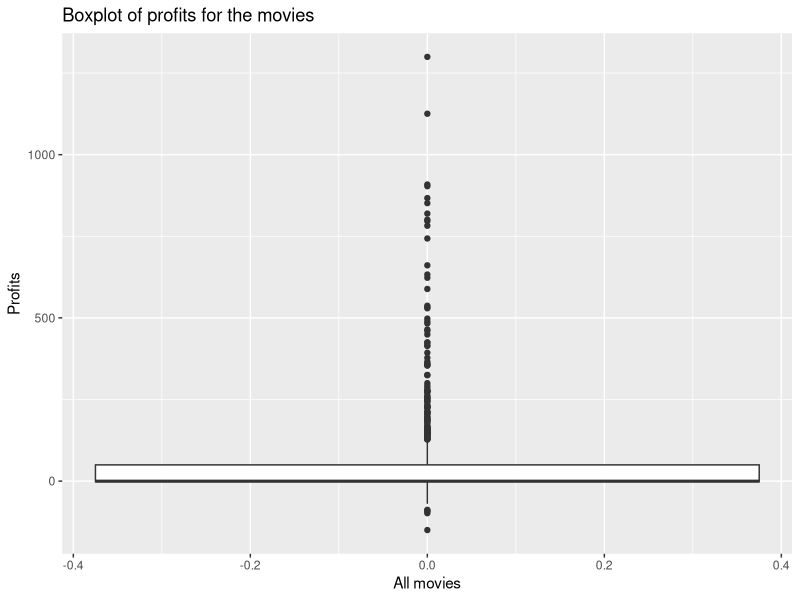
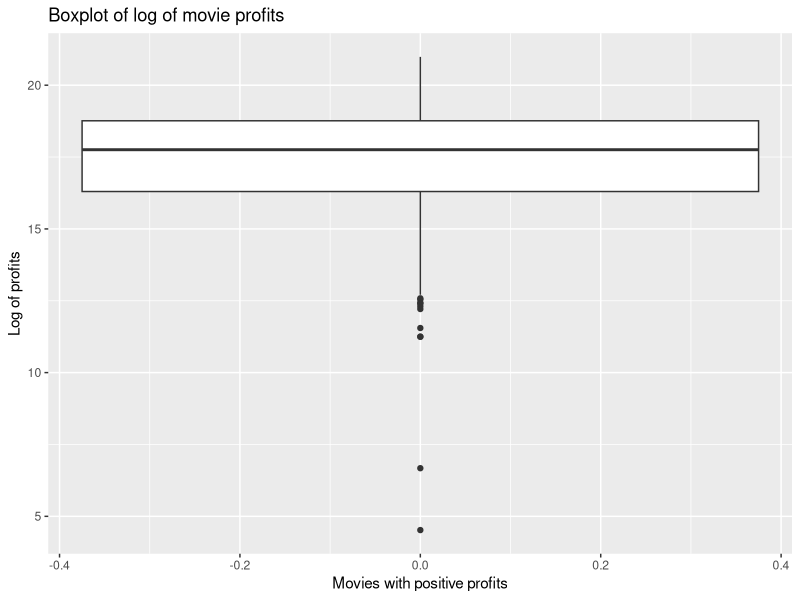
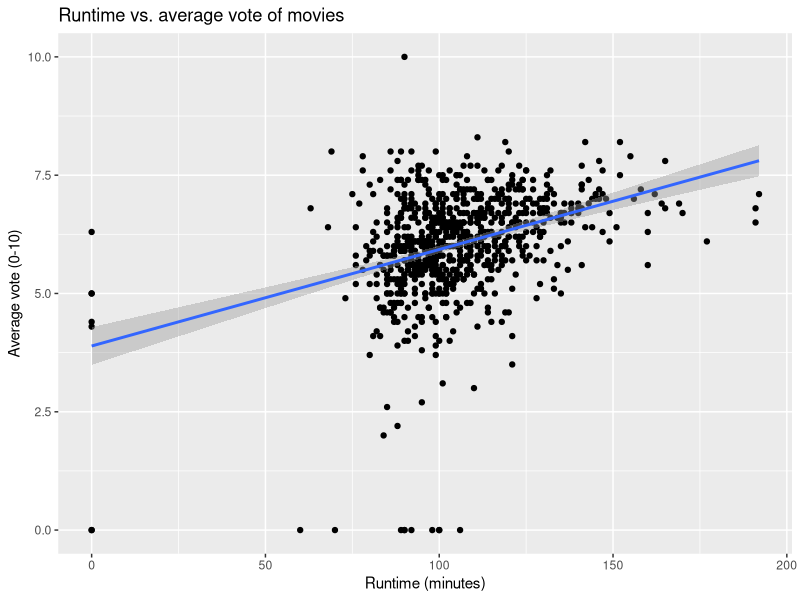
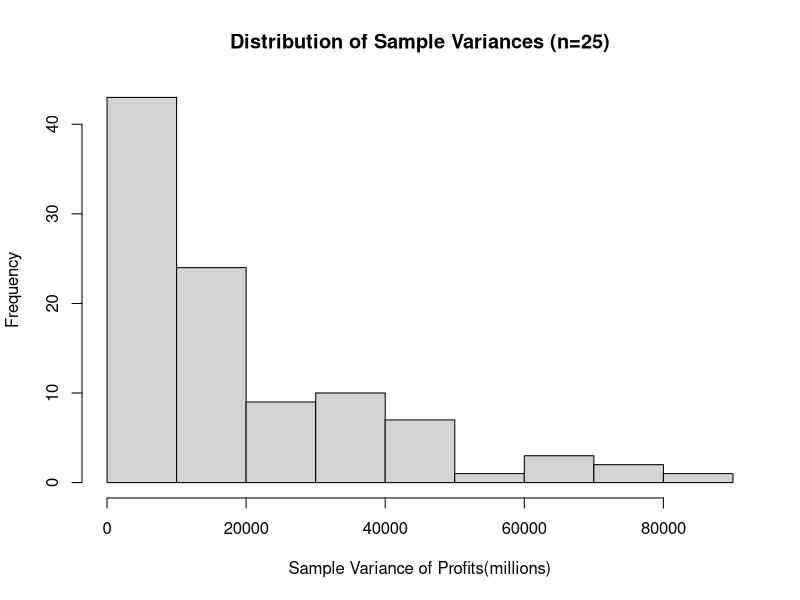
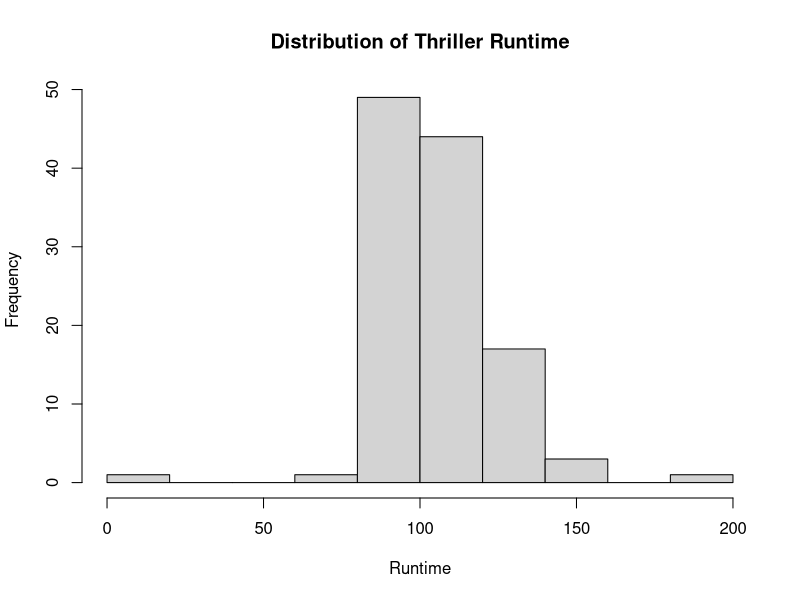
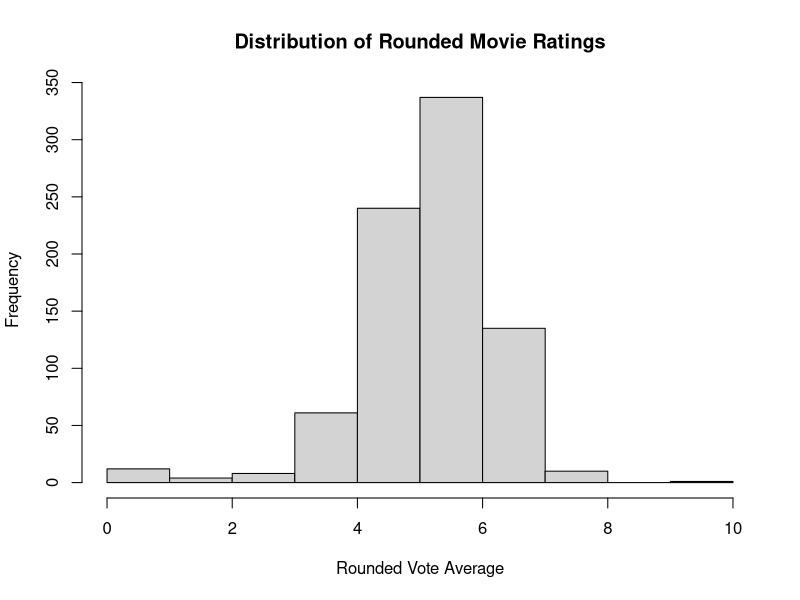
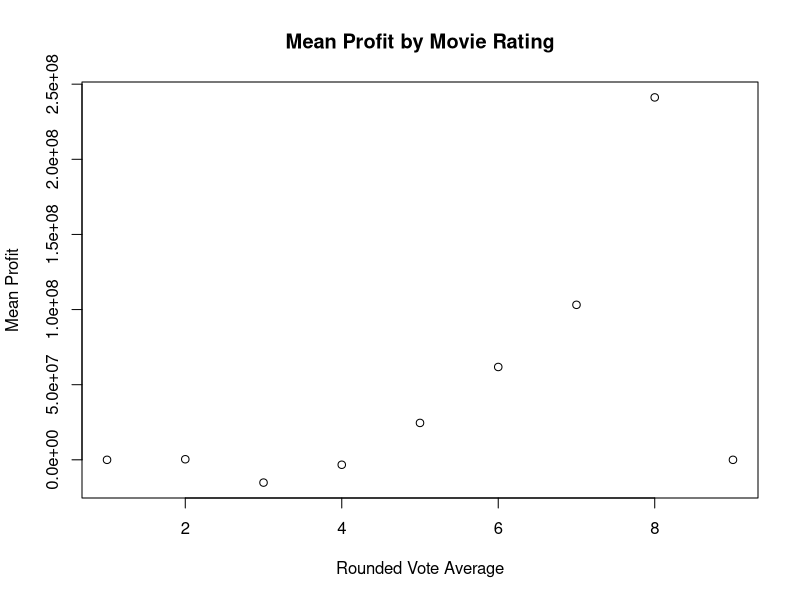
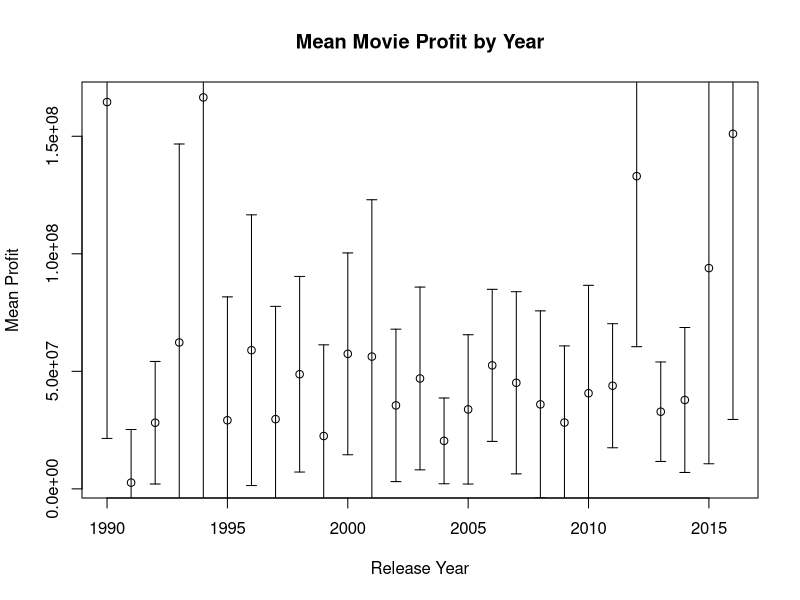

Source code (R) for these figures, in order:
## ---- chunk 1
knitr::opts_chunk$set(echo = TRUE)
library(jsonlite)
library(dplyr)
library(tidyverse)
library(ggplot2)

movies<-read_tsv("movies4.tsv")

## ---- chunk 2

movies <- read.csv("movies4.tsv", sep = "\t")
dim(movies)
length(unique(movies$title))

## ---- chunk 3

str(movies)

## ---- chunk 4

moviesprofits<-movies$revenue - movies$budget
summary(moviesprofits)


## ---- chunk 5

movieprofits<-movies$revenue-movies$budget

movies$title[movieprofits == max(movieprofits)]
max(movieprofits)

movies$title[movieprofits == min(movieprofits)]
min(movieprofits)

## ---- chunk 6

movies$profits<-moviesprofits
ggplot(movies, aes(y = profits / 1000000)) + 
  geom_boxplot() + 
  labs(title = "Boxplot of profits for the movies",
       x = "All movies" , y = "Profits")
quantile(moviesprofits)

## ---- chunk 7

movieslogprofits<-log(moviesprofits)
mean(movieslogprofits)

## ---- chunk 8

movieslogprofits[moviesprofits <= 0] <- NA
mean(movieslogprofits, na.rm = TRUE)

movies$log_profits<-movieslogprofits
ggplot(movies, aes( y = log_profits)) + 
  geom_boxplot() + 
  labs(title = "Boxplot of log of movie profits",
       x = "Movies with positive profits", y = "Log of profits")

## ---- chunk 9

ggplot(movies, aes(x = runtime, y = vote_average)) + 
  geom_point() + 
  geom_smooth(method = "lm") + 
  labs(title = "Runtime vs. average vote of movies",
       x = "Runtime (minutes)", y = "Average vote (0-10)")
cor(movies$runtime,movies$vote_average)

## ---- chunk 10

top_actor_summary <- movies %>%
  filter(!is.na(first_actor)) %>%
  count(first_actor, sort = TRUE)

top_actor_name <- top_actor_summary$first_actor[1]

## ---- chunk 11

avg_bruce<- movies %>% 
  filter(first_actor=="Bruce Willis" & revenue > 0) %>% 
  summarise( avg_rev = mean(revenue), na.rm=T) %>% 
  pull(avg_rev)

avg_rev_ovr<-mean(movies$revenue, na.rm=T)

## ---- chunk 12

bruce_stats <- movies %>%
  filter(first_actor == "Bruce Willis" & revenue > 0 & !is.na(revenue)) %>%
  summarise(
    sample_size = n(),
    mean_revenue = mean(revenue),
    sd_revenue = sd(revenue))

print(bruce_stats)

## ---- chunk 13

movies<- movies %>% 
  mutate( profit = (revenue - budget) / 1000000)

pop_var_profit<- var(movies$profit, na.rm=T) * ((nrow(movies)-1)/nrow(movies))

## ---- chunk 14

set.seed(9849)

movies_sample <- movies %>%
  filter(!is.na(profit)) %>%
  slice_sample(n = 25)

sample_var_profit <- var(movies_sample$profit)

## ---- chunk 15

set.seed(9849)

n_simulations <- 100
sample_vars <- numeric(n_simulations)

for (i in 1:n_simulations) {
  current_sample <- movies %>% slice_sample(n = 25)
  sample_vars[i] <- var(current_sample$profit)
}

head(sample_vars)

## ---- chunk 16

mean_sample_vars<-mean(sample_vars)
sd_sample_vars<-sd(sample_vars)

hist(sample_vars,
     main="Distribution of Sample Variances (n=25)",
     xlab="Sample Variance of Profits(millions)"
     )

## ---- chunk 17

thriller<-movies%>% 
  filter(genre=="Thriller")

t1<-t.test(thriller$runtime,conf.level=0.99)

print (t1$conf.int)

## ---- chunk 18

mean_runtime<-mean(thriller$runtime)
sigma<-sd(thriller$runtime)
n<-length(thriller$runtime)

z_a2<-qnorm(0.995)
error<-z_a2*sigma/sqrt(n)

LOW<-mean_runtime-error
UP<-mean_runtime+error

print(c(LOW,UP))

## ---- chunk 19

s2<-var(thriller$runtime)
h0<-500
df<-length(thriller$runtime)-1
chisq<-df*s2/h0

chi_low<-qchisq(0.025,df)
chi_high<-qchisq(0.975,df)

print(chisq)
print(c(chi_low,chi_high))

## ---- chunk 20

hist(thriller$runtime,
     main="Distribution of Thriller Runtime",
     xlab="Runtime")

## ---- chunk 21

 movies<-movies%>%
  mutate(vote_average_rounded=floor(vote_average))

hist(movies$vote_average_rounded,
     main="Distribution of Rounded Movie Ratings",
     xlab="Rounded Vote Average")

## ---- chunk 22

movies<-movies%>%
  mutate(profit=(revenue-budget))

mean_profits<-tapply(movies$profit,
                     movies$vote_average_rounded,mean,na.rm=TRUE)
print(mean_profits)

plot(mean_profits,
     main="Mean Profit by Movie Rating",
     xlab="Rounded Vote Average",
     ylab="Mean Profit")

## ---- chunk 23

mean_profits<-tapply(movies$profit,
                     movies$release_year,
                     mean,
                     na.rm=TRUE)
years<-sort(unique(movies$release_year))

lower<-c()
upper<-c()
for(i in 1:length(years)){
  profits<-movies$profit[movies$release_year==years[i]]
  profits<-profits[!is.na(profits)]
  t1<-t.test(profits)
  lower[i]<-t1$conf.int[1]
  upper[i]<-t1$conf.int[2]
}

plot(years,
     mean_profits,
     main="Mean Movie Profit by Year",
     xlab="Release Year",
     ylab="Mean Profit")

arrows(years,lower,
       years,upper,
       angle=90,
       code=3,
       length=0.05)

## ---- chunk 24
movies$profit<-movies$revenue - movies$budget
model1<-lm(profit~budget, data=movies)
summary(model1)

## ---- chunk 25
coef(model1)

## ---- chunk 26
pt(23.75, df=806)

## ---- chunk 27
movies$log_budget <- ifelse(movies$budget == 0, NA, log(movies$budget))
movies$log_profit <- ifelse(movies$revenue == 0 | movies$budget == 0, NA, log(movies$profit))
model2 <- lm(log_profit ~ log_budget, data = movies)
summary(model2)


## ---- chunk 28
coef(model2)

## ---- chunk 29
summary(model1)$r.squared
summary(model2)$r.squared

## ---- chunk 30
#WRITE YOUR CODE HERE

## ---- chunk 31
gender_summary <- movies %>%
  filter(!is.na(first_actor_gender),!is.na(log_budget)) %>%
  group_by(first_actor_gender) %>%
  summarise(mean_lb = mean(log_budget),
            se = sd(log_budget)/sqrt(n())) %>%
  mutate(lower = mean_lb -1.96*se,
         upper = mean_lb +1.96*se)
ggplot(gender_summary, aes(x=first_actor_gender, y= mean_lb)) + 
  geom_point(size = 3)+
  geom_errorbar(aes(ymin=lower, ymax=upper), width = 0.2) +
  labs(x="Gender of first actor", y="Mean log budget",
       title = "Mean log budget by gender of first actor (95% CI)")

## ---- chunk 32
movies$male <- ifelse(movies$first_actor_gender == "male",1,0)
model3 <- lm(log_budget ~ male, data = movies)
summary (model3)

## ---- chunk 33
movies %>%
  select(title,first_actor, first_actor_gender) %>%
  head(10)
## ---- chunk 34
mean_profit_month <- movies %>%
  group_by(release_month) %>%
  summarise(
    mean_profit = mean(profit, na.rm = TRUE)
  )

ggplot(mean_profit_month,
       aes(x = release_month, y = mean_profit)) +
  geom_line() +
  geom_point() +
  labs(
    title = "Mean Profit by Release Month",
    x = "Release Month",
    y = "Mean Profit"
  )

## ---- chunk 35
movies$english <- ifelse(
  movies$original_language == "en",
  1,
  0
)

movies$log_profit <- log(movies$profit)
movies$log_profit[movies$profit <= 0] <- NA

movies$log_budget <- log(movies$budget)
movies$log_budget[movies$budget <= 0] <- NA

model1 <- lm(
  log_profit ~ log_budget + english + release_month,
  data = movies
)

summary(model1)

## ---- chunk 36
coef(summary(model1))

## ---- chunk 37
model2 <- lm(
  log_profit ~
    log_budget +
    english +
    factor(release_month),
  data = movies
)

summary(model2)

anova(model1, model2)

## ---- chunk 38
month_data <- data.frame(
  release_month = 1:12,
  log_budget = mean(movies$log_budget, na.rm = TRUE),
  english = 1
)

month_data$predicted <- predict(
  model2,
  newdata = month_data
)

month_data

## ---- chunk 39
movies$log_revenue <- log(movies$revenue)
movies$log_revenue[movies$revenue <= 0] <- NA

revenue_model <- lm(
  log_revenue ~
    log_budget +
    english +
    factor(genre) +
    factor(release_month),
  data = movies
)

new_movie <- data.frame(
  log_budget = log(40000000),
  english = 1,
  genre = "Thriller",
  release_month = 10
)

prediction <- predict(
  revenue_model,
  newdata = new_movie,
  interval = "prediction",
  level = 0.99
)

prediction

exp(prediction)
